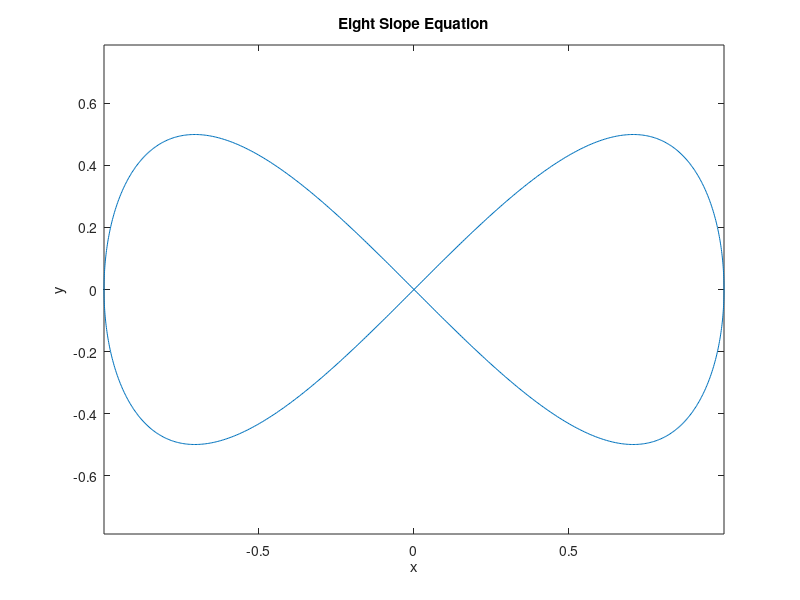

Source code (MATLAB):

%% Author: Jan S. Freyhardt \n,
%% Bachelor Thesis \n,
%% Eight Funktions
%% email: jan.freyhardt@gmail.com\n

clc
close all
clear

t = linspace(0, 2*pi, 1000);  % Generates 1000 equidistant points in the interval [0, 2*pi]

%Funktions
x = sin(t);
y = sin(t) .* cos(t);

% Greating a Plot
plot(x, y);
axis equal; % Ensures that the axes are drawn in a 1:1 ratio
title('Eight Slope Equation');
xlabel('x');
ylabel('y');
